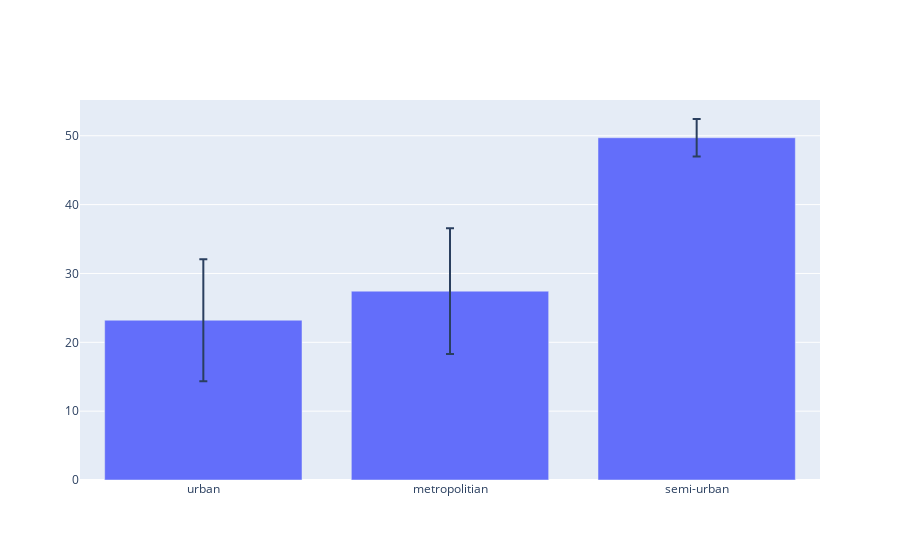

Notebook code for this chart:
### Code cell
fig=go.Figure()
fig.add_trace(go.Bar(name='Control',x=df1['city_region'],y=df1['mean_'],error_y=dict(type='data',array=df1['std_'])))
fig.update_layout(barmode='group')
fig.show()

### Figure 1 — Plotly figure (JSON) as saved in the notebook; plotly's stock layout.template omitted (floating-point values rounded to 4 significant figures)
{"data": [{"error_y": {"array": [8.859, 9.134, 2.725], "type": "data"}, "name": "Control", "type": "bar", "x": ["urban", "metropolitian", "semi-urban"], "y": [23.21, 27.43, 49.71]}], "layout": {"autosize": true, "barmode": "group", "xaxis": {"autorange": true, "range": [-0.5, 2.5], "type": "category"}, "yaxis": {"autorange": true, "range": [0, 55.2], "type": "linear"}}}
